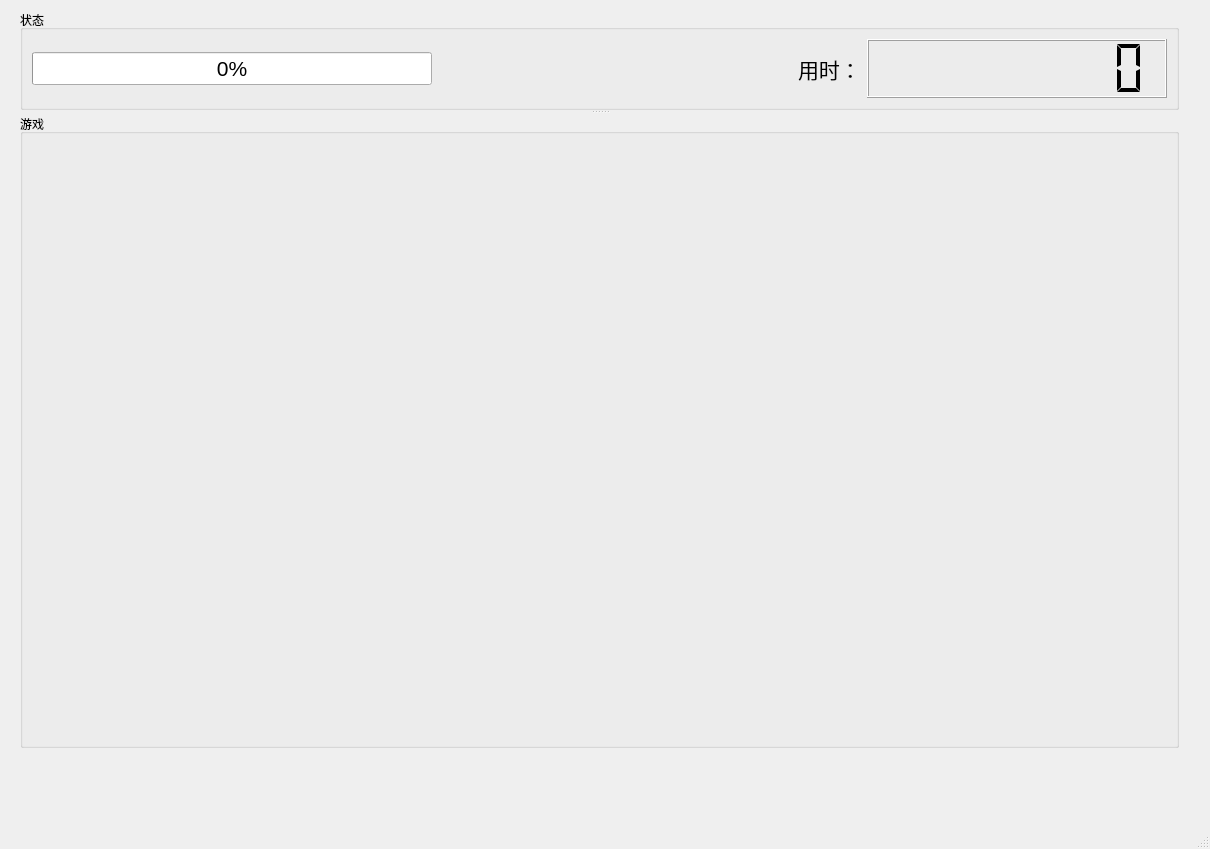
<?xml version="1.0" encoding="UTF-8"?>
<ui version="4.0">
 <class>MainWindow</class>
 <widget class="QMainWindow" name="MainWindow">
  <property name="geometry">
   <rect>
    <x>0</x>
    <y>0</y>
    <width>1210</width>
    <height>849</height>
   </rect>
  </property>
  <property name="windowTitle">
   <string>MainWindow</string>
  </property>
  <widget class="QWidget" name="centralwidget">
   <widget class="QSplitter" name="splitter">
    <property name="geometry">
     <rect>
      <x>20</x>
      <y>10</y>
      <width>1159</width>
      <height>738</height>
     </rect>
    </property>
    <property name="orientation">
     <enum>Qt::Vertical</enum>
    </property>
    <widget class="QGroupBox" name="groupBox">
     <property name="minimumSize">
      <size>
       <width>0</width>
       <height>100</height>
      </size>
     </property>
     <property name="maximumSize">
      <size>
       <width>16777215</width>
       <height>100</height>
      </size>
     </property>
     <property name="title">
      <string>状态</string>
     </property>
     <layout class="QGridLayout" name="gridLayout_4">
      <item row="0" column="0">
       <layout class="QHBoxLayout" name="horizontalLayout_2">
        <item>
         <widget class="QProgressBar" name="progressBar">
          <property name="minimumSize">
           <size>
            <width>400</width>
            <height>0</height>
           </size>
          </property>
          <property name="font">
           <font>
            <pointsize>16</pointsize>
           </font>
          </property>
          <property name="value">
           <number>0</number>
          </property>
         </widget>
        </item>
        <item>
         <spacer name="horizontalSpacer_3">
          <property name="orientation">
           <enum>Qt::Horizontal</enum>
          </property>
          <property name="sizeHint" stdset="0">
           <size>
            <width>40</width>
            <height>20</height>
           </size>
          </property>
         </spacer>
        </item>
        <item>
         <widget class="QLabel" name="label_2">
          <property name="font">
           <font>
            <pointsize>16</pointsize>
           </font>
          </property>
          <property name="text">
           <string>用时：</string>
          </property>
         </widget>
        </item>
        <item>
         <widget class="QLCDNumber" name="lcdNumber">
          <property name="minimumSize">
           <size>
            <width>300</width>
            <height>0</height>
           </size>
          </property>
          <property name="font">
           <font>
            <pointsize>16</pointsize>
           </font>
          </property>
          <property name="digitCount">
           <number>9</number>
          </property>
          <property name="segmentStyle">
           <enum>QLCDNumber::Flat</enum>
          </property>
         </widget>
        </item>
       </layout>
      </item>
     </layout>
    </widget>
    <widget class="QGroupBox" name="groupBox_2">
     <property name="title">
      <string>游戏</string>
     </property>
     <layout class="QGridLayout" name="gridLayout_3">
      <item row="0" column="0">
       <layout class="QVBoxLayout" name="verticalLayout">
        <item>
         <spacer name="verticalSpacer">
          <property name="orientation">
           <enum>Qt::Vertical</enum>
          </property>
          <property name="sizeHint" stdset="0">
           <size>
            <width>20</width>
            <height>40</height>
           </size>
          </property>
         </spacer>
        </item>
        <item>
         <layout class="QHBoxLayout" name="horizontalLayout">
          <item>
           <spacer name="horizontalSpacer">
            <property name="orientation">
             <enum>Qt::Horizontal</enum>
            </property>
            <property name="sizeHint" stdset="0">
             <size>
              <width>40</width>
              <height>20</height>
             </size>
            </property>
           </spacer>
          </item>
          <item>
           <layout class="QGridLayout" name="gridLayout"/>
          </item>
          <item>
           <spacer name="horizontalSpacer_2">
            <property name="orientation">
             <enum>Qt::Horizontal</enum>
            </property>
            <property name="sizeHint" stdset="0">
             <size>
              <width>40</width>
              <height>20</height>
             </size>
            </property>
           </spacer>
          </item>
         </layout>
        </item>
        <item>
         <spacer name="verticalSpacer_2">
          <property name="orientation">
           <enum>Qt::Vertical</enum>
          </property>
          <property name="sizeHint" stdset="0">
           <size>
            <width>20</width>
            <height>40</height>
           </size>
          </property>
         </spacer>
        </item>
       </layout>
      </item>
     </layout>
    </widget>
   </widget>
  </widget>
  <widget class="QMenuBar" name="menubar">
   <property name="geometry">
    <rect>
     <x>0</x>
     <y>0</y>
     <width>1210</width>
     <height>21</height>
    </rect>
   </property>
  </widget>
  <widget class="QStatusBar" name="statusbar"/>
 </widget>
 <resources/>
 <connections/>
</ui>
